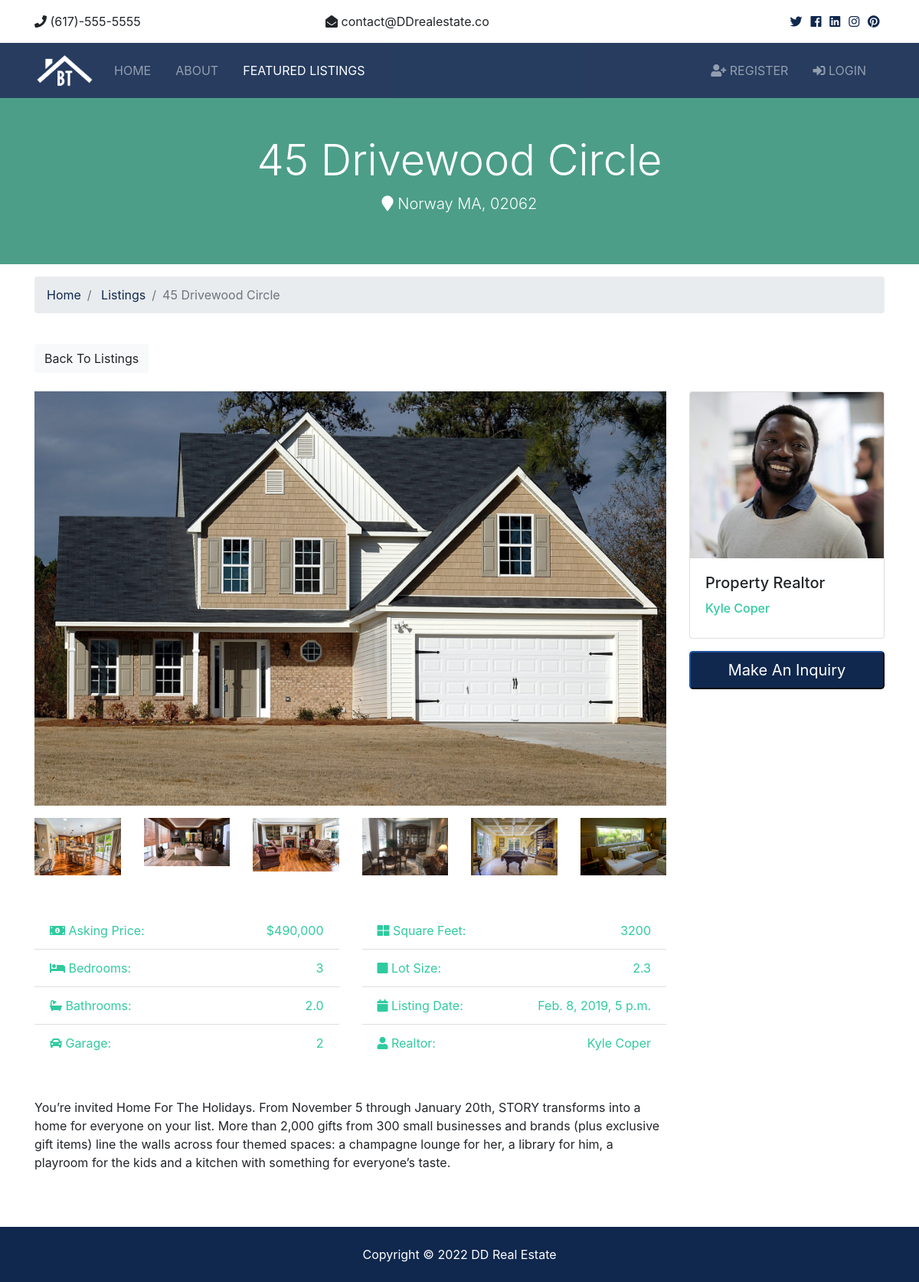
The app's page /listing/1/ with its own data.
### listings/models.py (models this page shows, shortened)
class Listing(models.Model):
    realtor=models.ForeignKey(Realtor,on_delete=models.DO_NOTHING)
    title=models.CharField(max_length=200)
    address=models.CharField(max_length=200)
    city=models.CharField(max_length=200)
    state=models.CharField(max_length=50)
    zipcode=models.CharField(max_length=10)
    description=models.TextField(blank=True)
    price=models.IntegerField()
    bedrooms=models.IntegerField()
    garage=models.IntegerField()
    sqft=models.IntegerField()
    bathroom=models.DecimalField(max_digits=2,decimal_places=1)
    lot_size=models.DecimalField(max_digits=5,decimal_places=1)
    photo_main=models.ImageField(upload_to='photos/%Y/%m/%d/')
    photo_1=models.ImageField(upload_to='photos/%Y/%m/%d',blank=True)
    photo_2=models.ImageField(upload_to='photos/%Y/%m/%d',blank=True)
    photo_3=models.ImageField(upload_to='photos/%Y/%m/%d',blank=True)
    photo_4=models.ImageField(upload_to='photos/%Y/%m/%d',blank=True)
    photo_5=models.ImageField(upload_to='photos/%Y/%m/%d',blank=True)
    photo_6=models.ImageField(upload_to='photos/%Y/%m/%d',blank=True)
    is_published=models.BooleanField(default=True)
    list_date=models.DateTimeField(default=datetime.now,blank=True)

### realtors/models.py (models this page shows)
class Realtor(models.Model):
    name=models.CharField(max_length=200)
    photo=models.ImageField(upload_to='photos/%Y/%m/%d/')
    description=models.TextField(blank=True)
    phone=models.CharField(max_length=15)
    email=models.CharField(max_length=20)
    is_mvp=models.BooleanField(default=False)
    hire_date=models.DateTimeField(default=datetime.now,blank=True)
    def __str__(self):
        return self.name

### listings/views.py (the view)
# urls.py: url(r'^(?P<listing_id>[0-9])/$',views.Listing,name='listing'),
def Listing(request,listing_id):
    listing=get_object_or_404(models.Listing,pk=listing_id)
    realtor_name=Realtor.objects.all()
    context={'enq_list':listing,'realtor':realtor_name}
    return render(request, 'listings/listing.html',context)

### templates/listings/listing.html (shortened to what this page needs)
{% extends 'base.html' %}
{% load humanize %}
{% block content %}
<section id="showcase-inner" class="py-5 text-white">
  <div class="container">
    <div class="row text-center">
      <div class="col-md-12">
        <h1 class="display-4">{{enq_list.title}}</h1>
        <p class="lead">
          <i class="fas fa-map-marker"></i> {{enq_list.city}} {{enq_list.state}}, {{enq_list.zipcode}}</p>
      </div>
    </div>
  </div>
</section>
<section id="bc" class="mt-3">
  <div class="container">
    <nav>
      <ol class="breadcrumb">
        <li class="breadcrumb-item">
          <a href="{% url 'index' %}">Home</a>
        </li>
        <li class="breadcrumb-item">
          <a href="{% url 'listings' %}">Listings</a>
        </li>
        <li class="breadcrumb-item active">{{enq_list.title}}</li>
      </ol>
    </nav>
  </div>
</section>
<section id="listing" class="py-4">
  <div class="container">
    <a href="{% url 'listings' %}" class="btn btn-light mb-4">Back To Listings</a>
    <div class="row">
      <div class="col-md-9">
        <img src="{{enq_list.photo_main.url}}" alt="" class="img-main img-fluid mb-3">
        <div class="row mb-5 thumbs">
          {% if enq_list.photo_1 %}
          <div class="col-md-2">
            <a href="{{enq_list.photo_1.url}}" data-lightbox="home-images">
              <img src="{{enq_list.photo_1.url}}" alt="" class="img-fluid">
            </a>
          </div>
          {% endif %}
          {% if enq_list.photo_2 %}
          <div class="col-md-2">
            <a href="{{enq_list.photo_2.url}}" data-lightbox="home-images">
              <img src="{{enq_list.photo_2.url}}" alt="" class="img-fluid">
            </a>
          </div>
          {% endif %}
          {% if enq_list.photo_3 %}
          <div class="col-md-2">
            <a href="{{enq_list.photo_3.url}}" data-lightbox="home-images">
              <img src="{{enq_list.photo_3.url}}" alt="" class="img-fluid">
            </a>
          </div>
          {% endif %}
          {% if enq_list.photo_4 %}
          <div class="col-md-2">
            <a href="{{enq_list.photo_4.url}}" data-lightbox="home-images">
              <img src="{{enq_list.photo_4.url}}" alt="" class="img-fluid">
            </a>
          </div>
          {% endif %}
          {% if enq_list.photo_5 %}
          <div class="col-md-2">
            <a href="{{enq_list.photo_5.url}}" data-lightbox="home-images">
              <img src="{{enq_list.photo_5.url}}" alt="" class="img-fluid">
            </a>
          </div>
          {% endif %}
          {% if enq_list.photo_6 %}
          <div class="col-md-2">
            <a href="{{enq_list.photo_6.url}}" data-lightbox="home-images">
              <img src="{{enq_list.photo_6.url}}" alt="" class="img-fluid">
            </a>
          </div>
          {% endif %}
        </div>
        <div class="row mb-5 fields">
          <div class="col-md-6">
            <ul class="list-group list-group-flush">
              <li class="list-group-item text-secondary">
                <i class="fas fa-money-bill-alt"></i> Asking Price:
                <span class="float-right">${{enq_list.price|intcomma}}</span>
              </li>
              <li class="list-group-item text-secondary">
                <i class="fas fa-bed"></i> Bedrooms:
                <span class="float-right">{{enq_list.bedrooms}}</span>
              </li>
              <li class="list-group-item text-secondary">
                <i class="fas fa-bath"></i> Bathrooms:
                <span class="float-right">{{enq_list.bathroom}}</span>
              </li>
              <li class="list-group-item text-secondary">
                <i class="fas fa-car"></i> Garage:
                <span class="float-right">{{enq_list.garage}}
                </span>
              </li>
            </ul>
          </div>
          <div class="col-md-6">
            <ul class="list-group list-group-flush">
              <li class="list-group-item text-secondary">
                <i class="fas fa-th-large"></i> Square Feet:
                <span class="float-right">{{enq_list.sqft}}</span>
              </li>
              <li class="list-group-item text-secondary">
                <i class="fas fa-square"></i> Lot Size:
                <span class="float-right">{{enq_list.lot_size}}
                </span>
              </li>
              <li class="list-group-item text-secondary">
                <i class="fas fa-calendar"></i> Listing Date:
                <span class="float-right">{{enq_list.list_date}}</span>
              </li>
              <li class="list-group-item text-secondary">
                <i class="fas fa-user"></i> Realtor:
                <span class="float-right">{{enq_list.realtor}}
                </span>
              </li>
            </ul>
          </div>
        </div>
        <div class="row mb-5">
          <div class="col-md-12">
                {{enq_list.description}}
          </div>
        </div>
      </div>
      <div class="col-md-3">
        <div class="card mb-3">
          <img class="card-img-top" src="{{enq_list.realtor.photo.url}}" alt="">
          <div class="card-body">
            <h5 class="card-title">Property Realtor</h5>
            <h6 class="text-secondary">{{enq_list.realtor}}</h6>
          </div>
        </div>
        {% if user.is_authenticated %}
          <button class="btn-primary btn-block btn-lg" data-toggle="modal" data-target="#inquiryModal">Make An Inquiry</button>
        {% else %}
          <a href="{% url 'login' %}">
            <button class="btn-primary btn-block btn-lg">Make An Inquiry</button></a>
        {% endif %}
      </div>
    </div>
  </div>
</section>
{% endblock %}

### RSTATE/static/css/all.css (style rules this page uses)
.fa, .fas, .far, .fal, .fab { -moz-osx-font-smoothing: grayscale; -webkit-font-smoothing: antialiased; display: inline-block; font-style: normal; font-variant: normal; text-rendering: auto; line-height: 1; }
.fa-bath:before { content: "\f2cd"; }
.fa-bed:before { content: "\f236"; }
.fa-calendar:before { content: "\f133"; }
.fa-car:before { content: "\f1b9"; }
.fa-map-marker:before { content: "\f041"; }
.fa-money-bill-alt:before { content: "\f3d1"; }
.fa-square:before { content: "\f0c8"; }
.fa-th-large:before { content: "\f009"; }
.fa-user:before { content: "\f007"; }
.fa, .fas { font-family: 'Font Awesome 5 Free'; font-weight: 900; }

### RSTATE/static/css/style.css (style rules this page uses)
img { width: 100%; }
#showcase-inner { background: url(../img/building.jpg) no-repeat top center fixed/cover; position: relative; overflow: hidden; min-height: 200px; }
#showcase-inner::before { content: ''; position: absolute; top: 0; left: 0; min-height: 100%; width: 100%; background: rgba(32, 134, 107, 0.8); }

### records on screen
Listing: title "45 Drivewood Circle", city "Norway", state "MA", zipcode "02062", photo_main (picture), photo_1 (picture), photo_2 (picture), photo_3 (picture), photo_4 (picture), photo_5 (picture), photo_6 (picture), price "490,000", bedrooms "3", bathroom "2.0", garage "2", sqft "3200", lot_size "2.3", list_date "Feb. 8, 2019, 5 p.m.", realtor "Kyle Coper", description "You’re invited Home For The Holidays. From November 5 through January 20th, STORY transforms into a home for everyone on your list. More than 2,000 gifts from 300 small businesses and brands (plus exclusive gift items) line the walls across four themed spaces: a champagne lounge for her, a library for him, a playroom for the kids and a kitchen with something for everyone’s taste.", realtor.photo (picture)
